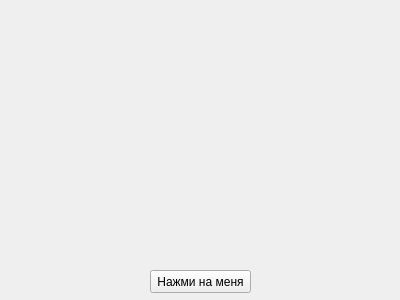
<?xml version="1.0" encoding="UTF-8"?>
<ui version="4.0">
 <class>Form</class>
 <widget class="QWidget" name="Form">
  <property name="geometry">
   <rect>
    <x>0</x>
    <y>0</y>
    <width>400</width>
    <height>300</height>
   </rect>
  </property>
  <property name="windowTitle">
   <string>Желтые кружочки</string>
  </property>
  <widget class="QPushButton" name="pushButton">
   <property name="geometry">
    <rect>
     <x>150</x>
     <y>270</y>
     <width>101</width>
     <height>23</height>
    </rect>
   </property>
   <property name="text">
    <string>Нажми на меня</string>
   </property>
  </widget>
 </widget>
 <resources/>
 <connections/>
</ui>
